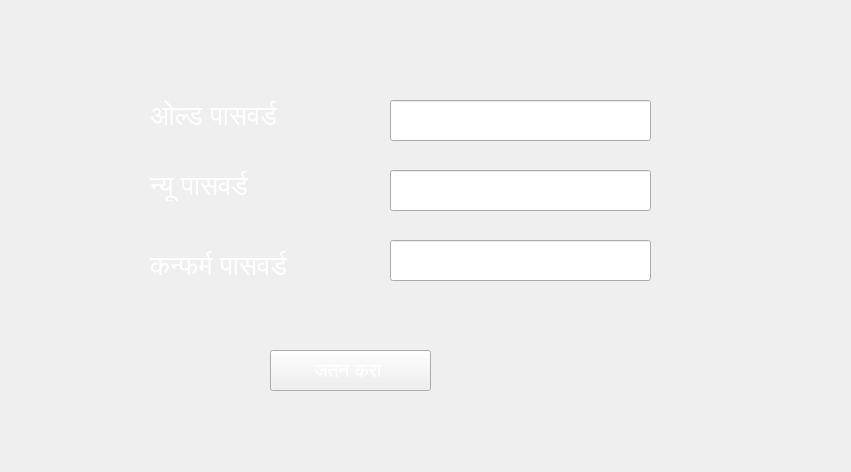
<?xml version="1.0" encoding="UTF-8"?>
<ui version="4.0">
 <class>Form</class>
 <widget class="QWidget" name="Form">
  <property name="geometry">
   <rect>
    <x>0</x>
    <y>0</y>
    <width>851</width>
    <height>472</height>
   </rect>
  </property>
  <property name="windowTitle">
   <string>Form</string>
  </property>
  <property name="styleSheet">
   <string notr="true">background-image: url(:/newPrefix/OS-X-Wallpaper.jpg);</string>
  </property>
  <widget class="QLabel" name="label_5">
   <property name="geometry">
    <rect>
     <x>150</x>
     <y>250</y>
     <width>181</width>
     <height>31</height>
    </rect>
   </property>
   <property name="font">
    <font>
     <pointsize>20</pointsize>
    </font>
   </property>
   <property name="styleSheet">
    <string notr="true">color: rgb(255, 255, 255);</string>
   </property>
   <property name="text">
    <string>कन्फर्म पासवर्ड </string>
   </property>
  </widget>
  <widget class="QLineEdit" name="conf_pwd">
   <property name="geometry">
    <rect>
     <x>390</x>
     <y>240</y>
     <width>261</width>
     <height>41</height>
    </rect>
   </property>
  </widget>
  <widget class="QLabel" name="label_2">
   <property name="geometry">
    <rect>
     <x>150</x>
     <y>170</y>
     <width>181</width>
     <height>31</height>
    </rect>
   </property>
   <property name="font">
    <font>
     <pointsize>20</pointsize>
    </font>
   </property>
   <property name="styleSheet">
    <string notr="true">color: rgb(255, 255, 255);</string>
   </property>
   <property name="text">
    <string>न्यू पासवर्ड </string>
   </property>
  </widget>
  <widget class="QLineEdit" name="new_pwd">
   <property name="geometry">
    <rect>
     <x>390</x>
     <y>170</y>
     <width>261</width>
     <height>41</height>
    </rect>
   </property>
  </widget>
  <widget class="QPushButton" name="jatankra">
   <property name="geometry">
    <rect>
     <x>270</x>
     <y>350</y>
     <width>161</width>
     <height>41</height>
    </rect>
   </property>
   <property name="font">
    <font>
     <pointsize>14</pointsize>
    </font>
   </property>
   <property name="styleSheet">
    <string notr="true">color: rgb(255, 255, 255);</string>
   </property>
   <property name="text">
    <string>जतन करा </string>
   </property>
  </widget>
  <widget class="QLabel" name="label_6">
   <property name="geometry">
    <rect>
     <x>150</x>
     <y>100</y>
     <width>181</width>
     <height>31</height>
    </rect>
   </property>
   <property name="font">
    <font>
     <pointsize>20</pointsize>
    </font>
   </property>
   <property name="styleSheet">
    <string notr="true">color: rgb(255, 255, 255);</string>
   </property>
   <property name="text">
    <string>ओल्ड पासवर्ड </string>
   </property>
  </widget>
  <widget class="QLineEdit" name="old_pwd">
   <property name="geometry">
    <rect>
     <x>390</x>
     <y>100</y>
     <width>261</width>
     <height>41</height>
    </rect>
   </property>
  </widget>
 </widget>
 <resources>
  <include location="Login/forgot.qrc"/>
 </resources>
 <connections/>
</ui>
